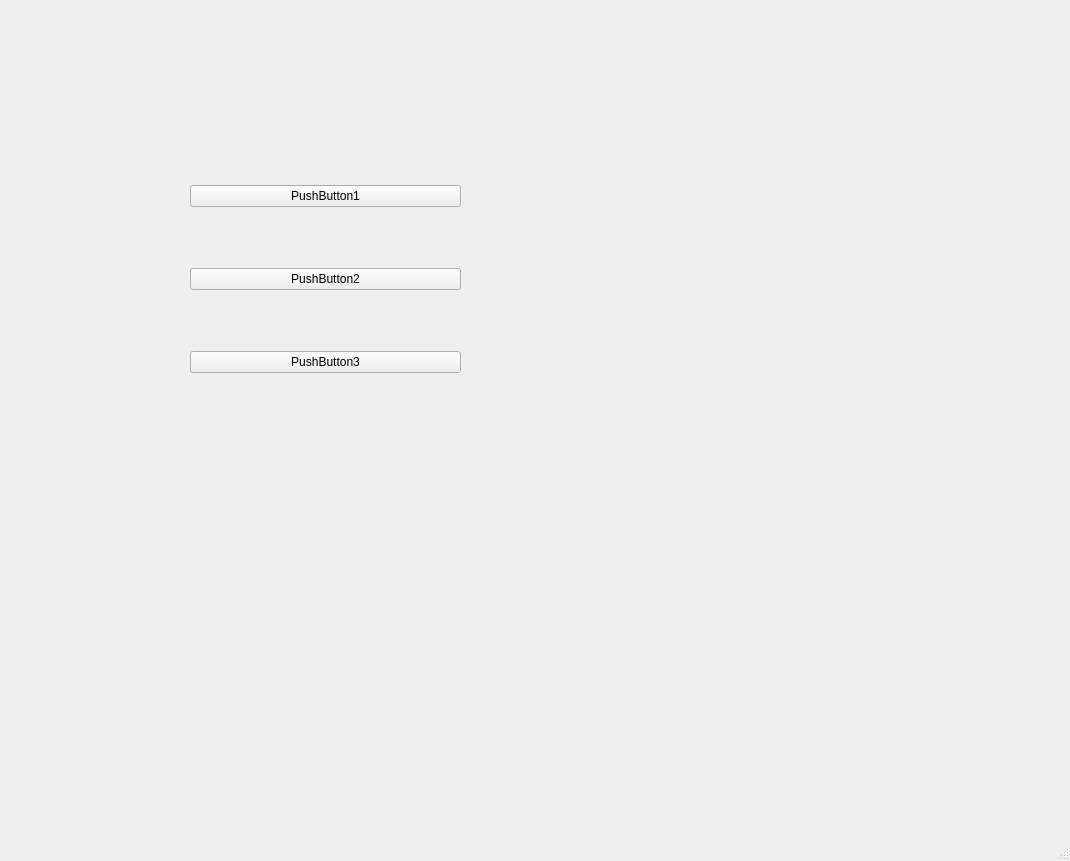
<?xml version="1.0" encoding="UTF-8"?>
<ui version="4.0">
 <class>MainWindow</class>
 <widget class="QMainWindow" name="MainWindow">
  <property name="geometry">
   <rect>
    <x>0</x>
    <y>0</y>
    <width>1070</width>
    <height>861</height>
   </rect>
  </property>
  <property name="windowTitle">
   <string>MainWindow</string>
  </property>
  <widget class="QWidget" name="centralwidget">
   <widget class="QWidget" name="">
    <property name="geometry">
     <rect>
      <x>190</x>
      <y>130</y>
      <width>271</width>
      <height>301</height>
     </rect>
    </property>
    <layout class="QVBoxLayout" name="verticalLayout">
     <item>
      <widget class="QPushButton" name="pushButton">
       <property name="text">
        <string>PushButton1</string>
       </property>
      </widget>
     </item>
     <item>
      <widget class="QPushButton" name="pushButton_2">
       <property name="text">
        <string>PushButton2</string>
       </property>
      </widget>
     </item>
     <item>
      <widget class="QPushButton" name="pushButton_3">
       <property name="text">
        <string>PushButton3</string>
       </property>
      </widget>
     </item>
    </layout>
   </widget>
  </widget>
  <widget class="QMenuBar" name="menubar">
   <property name="geometry">
    <rect>
     <x>0</x>
     <y>0</y>
     <width>1070</width>
     <height>26</height>
    </rect>
   </property>
  </widget>
  <widget class="QStatusBar" name="statusbar"/>
 </widget>
 <resources/>
 <connections/>
</ui>
